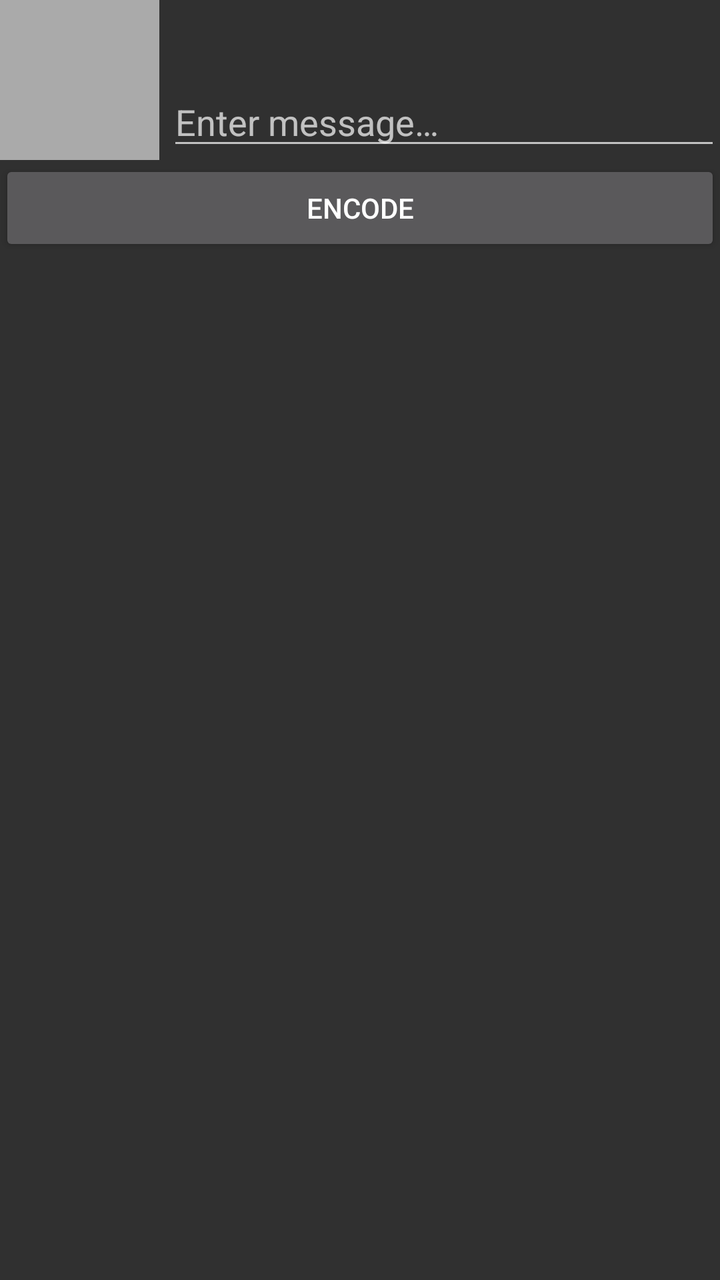
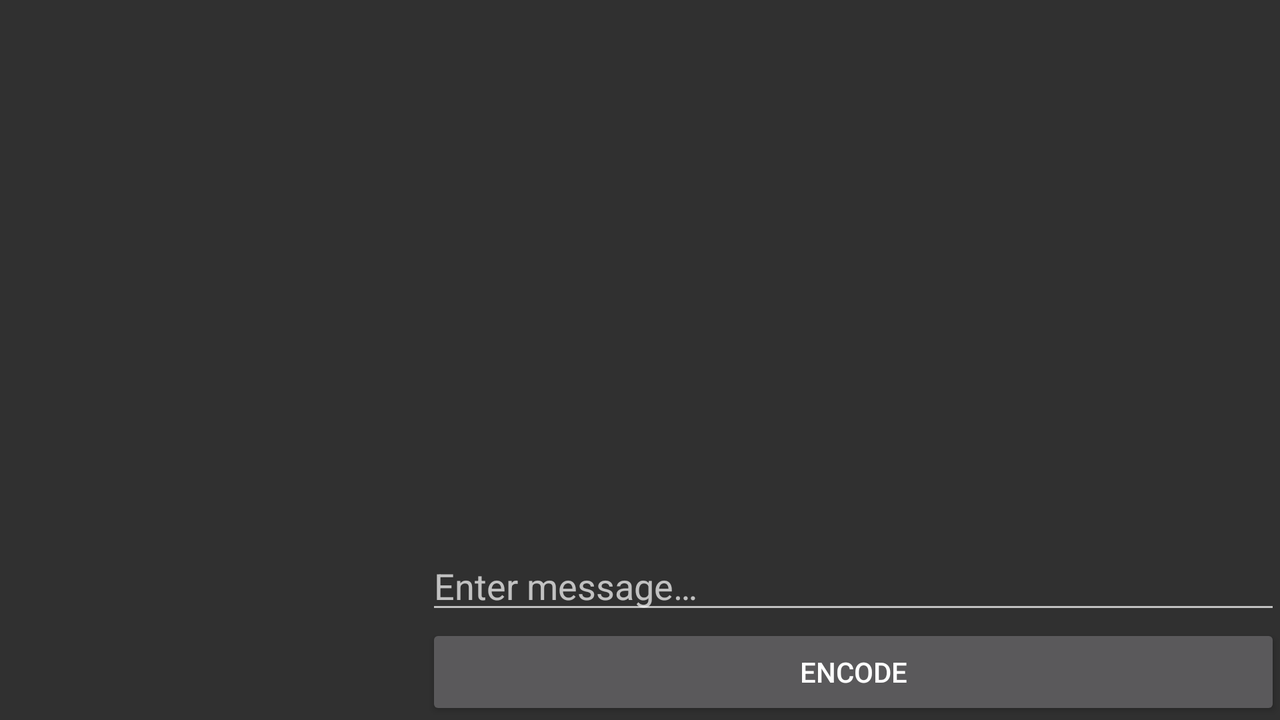

Compare how this app lays out the same screen by default and in its alternative resource folder. The renders come first, then the two layout files and the values they reference.
<!-- AndroidManifest.xml: application theme AppTheme -->
<!-- res/layout/activity_encode.xml -->
<?xml version="1.0" encoding="utf-8"?>
<LinearLayout
    xmlns:android="http://schemas.android.com/apk/res/android"
    android:orientation="vertical"
    android:layout_width="match_parent"
    android:layout_height="match_parent"
    android:paddingBottom="@dimen/activity_vertical_margin"
    android:paddingLeft="@dimen/activity_horizontal_margin"
    android:paddingRight="@dimen/activity_horizontal_margin"
    android:paddingTop="@dimen/activity_vertical_margin">

    <LinearLayout
        android:orientation="horizontal"
        android:layout_width="match_parent"
        android:layout_height="wrap_content">

        <LinearLayout
            android:orientation="vertical"
            android:layout_width="wrap_content"
            android:layout_height="wrap_content"
            android:layout_marginRight="4dp">

            <ImageView
                android:id="@+id/imageView_encode_thumbnail"
                android:layout_width="80dp"
                android:layout_height="80dp"
                android:background="@android:color/darker_gray"/>
        </LinearLayout>

        <EditText
            android:id="@+id/editText_message"
            android:layout_width="match_parent"
            android:layout_height="match_parent"
            android:gravity="bottom"
            android:hint="@string/message_hint"/>
    </LinearLayout>

    <Button
        android:id="@+id/button_upload_encode"
        android:layout_width="match_parent"
        android:layout_height="wrap_content"
        android:text="@string/encode"/>
</LinearLayout>
<!-- resources referenced by this layout -->
<resources>
  <string name="encode">Encode</string>
  <string name="message_hint">Enter message…</string>
  <style name="AppTheme" parent="Theme.AppCompat">
          <item name="colorPrimary">@color/colorPrimary</item>
          <item name="colorPrimaryDark">@color/colorPrimaryDark</item>
          <item name="colorAccent">@color/colorAccent</item>
          <item name="icon">@mipmap/ic_launcher</item>
      </style>
  <color name="colorPrimary">#231f20</color>
  <color name="colorPrimaryDark">#1b1717</color>
  <color name="colorAccent">#af3030</color>
</resources>
<!-- res/layout-land/activity_encode.xml (the repository's variant of the layout above) -->
<!-- drawn on the phone turned sideways -->
<?xml version="1.0" encoding="utf-8"?>
<LinearLayout
    xmlns:android="http://schemas.android.com/apk/res/android"
    android:orientation="horizontal"
    android:layout_width="match_parent"
    android:layout_height="match_parent"
    android:paddingBottom="@dimen/activity_vertical_margin"
    android:paddingLeft="@dimen/activity_horizontal_margin"
    android:paddingRight="@dimen/activity_horizontal_margin"
    android:paddingTop="@dimen/activity_vertical_margin">

    <ImageView
        android:id="@+id/imageView_encode_thumbnail"
        android:layout_width="0dp"
        android:layout_height="match_parent"
        android:layout_weight="0.50"
        android:adjustViewBounds="true"/>

    <LinearLayout
        android:orientation="vertical"
        android:layout_width="0dp"
        android:layout_height="match_parent"
        android:layout_weight="1">

        <EditText
            android:id="@+id/editText_message"
            android:layout_width="match_parent"
            android:layout_height="0dp"
            android:layout_weight="1"
            android:gravity="bottom"
            android:hint="@string/message_hint"/>

        <Button
            android:id="@+id/button_upload_encode"
            android:layout_width="match_parent"
            android:layout_height="wrap_content"
            android:text="@string/encode"/>
    </LinearLayout>
</LinearLayout>
